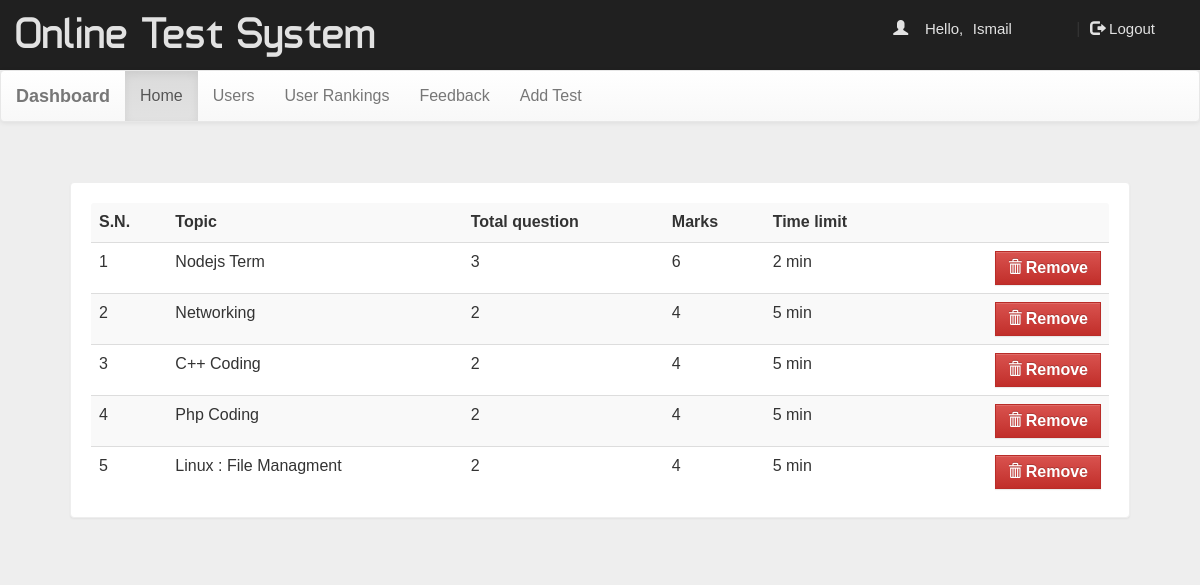
Screenshot of /dash.php (signed in) with the database file from the repository.
### tables this page shows
CREATE TABLE `quiz` (
  `eid` text NOT NULL,
  `title` varchar(100) NOT NULL,
  `sahi` int(11) NOT NULL,
  `wrong` int(11) NOT NULL,
  `total` int(11) NOT NULL,
  `time` bigint(20) NOT NULL,
  `intro` text NOT NULL,
  `tag` varchar(100) NOT NULL,
  `date` timestamp NOT NULL DEFAULT CURRENT_TIMESTAMP ON UPDATE CURRENT_TIMESTAMP
);

### dash.php (the view, shortened to what this page needs)
<!DOCTYPE html PUBLIC "-//W3C//DTD XHTML 1.0 Transitional//EN" "http://www.w3.org/TR/xhtml1/DTD/xhtml1-transitional.dtd">
<html xmlns="http://www.w3.org/1999/xhtml">
<head>
<link  rel="stylesheet" href="css/bootstrap.min.css"/>
 <link  rel="stylesheet" href="css/bootstrap-theme.min.css"/>
 <link rel="stylesheet" href="css/main.css">
 <link  rel="stylesheet" href="css/font.css">
</head>
<body  style="background:#eee;">
<div class="header">
<div class="row">
<div class="col-lg-6">
<span class="logo">Online Test System</span></div>
<?php
 include_once 'dbConnection.php';
  if(!(isset($_SESSION['email']))){
header("location:index.php");
}
else
{
$name = $_SESSION['name'];
echo '<span class="pull-right top title1" ><span class="log1"><span class="glyphicon glyphicon-user" aria-hidden="true"></span>&nbsp;&nbsp;&nbsp;&nbsp;Hello,</span> <a href="#" class="log log1">'.$name.'</a>&nbsp;|&nbsp;<a href="logout.php?q=account.php" class="log"><span class="glyphicon glyphicon-log-out" aria-hidden="true"></span>&nbsp;Logout</button></a></span>';
}?>
</div></div>
<nav class="navbar navbar-default title1">
  <div class="container-fluid">
    <div class="navbar-header">
      <a class="navbar-brand" href="dash.php?q=0"><b>Dashboard</b></a>
    </div>
    <div class="collapse navbar-collapse" id="bs-example-navbar-collapse-1">
      <ul class="nav navbar-nav">
        <li <?php if(@$_GET['q']==0) echo'class="active"'; ?>><a href="dash.php?q=0">Home<span class="sr-only">(current)</span></a></li>
        <li <?php if(@$_GET['q']==1) echo'class="active"'; ?>><a href="dash.php?q=1">Users</a></li>
		<li <?php if(@$_GET['q']==2) echo'class="active"'; ?>><a href="dash.php?q=2">User Rankings</a></li>
    <li <?php if(@$_GET['q']==3) echo'class="active"'; ?>><a href="dash.php?q=3">Feedback</a></li>
    <li <?php if(@$_GET['q']==4) echo'class="active"'; ?>><a href="dash.php?q=4">Add Test</a></li>
      </ul>
          </div>
  </div>
</nav>
<div class="container">
<div class="row">
<div class="col-md-12">
<?php if(@$_GET['q']==0) {
$result = mysqli_query($con,"SELECT * FROM quiz ORDER BY date DESC") or die('Error');
echo  '<div class="panel"><table class="table table-striped title1">
<tr><td><b>S.N.</b></td><td><b>Topic</b></td><td><b>Total question</b></td><td><b>Marks</b></td><td><b>Time limit</b></td><td></td></tr>';
$c=1;
while($row = mysqli_fetch_array($result)) {
	$title = $row['title'];
	$total = $row['total'];
	$sahi = $row['sahi'];
    $time = $row['time'];
	$eid = $row['eid'];
	echo '<tr><td>'.$c++.'</td><td>'.$title.'</td><td>'.$total.'</td><td>'.$sahi*$total.'</td><td>'.$time.'&nbsp;min</td>
	<td><b><a href="update.php?q=rmquiz&eid='.$eid.'" class="pull-right btn btn-danger" style="margin:0px; border-radius:0%;"><span class="glyphicon glyphicon-trash"  aria-hidden="true"></span>&nbsp;<span class="title1"><b>Remove</b></span></a></b></td></tr>';
}
echo '</table></div>';
}
?>
</div>
</div></div>
</body>
</html>

### css/main.css (style rules this page uses)
body { overflow-x: hidden; width: 100%; font: 15px "Century Gothic", "Times Roman", sans-serif; background: #eee; min-height: 550px; background-attachment: fixed; }
body { background-image: url(../image/hh.jpg); }
.panel { border-color: #eee; margin: 40px; padding: 20px; font: 15px "Century Gothic", "Times Roman", sans-serif; }
.header { background: #202020; height: 70px; }
.logo { font-family: "typo"; font-size: 45px; color: #e2e2e2; margin: 15px; }
.title1 { font: 16px "Century Gothic", "Times Roman", sans-serif; }
.top { margin-top: 20px; }
.log1 { font: 15px "Ubuntu", sans-serif; color: #e2e2e2; margin-left: 10px; }
.log { margin: 10px; margin-right: 60px; margin-left: 5px; color: #e2e2e2; text-decoration: none; font-size: 20px; font-size: 15px; }

### rows the page displays
quiz: title "Nodejs Term", total "3", $sahi*$total "6", time "2"
quiz: title "Networking", total "2", $sahi*$total "4", time "5"
quiz: title "C++ Coding", total "2", $sahi*$total "4", time "5"
quiz: title "Php Coding", total "2", $sahi*$total "4", time "5"
quiz: title "Linux : File Managment", total "2", $sahi*$total "4", time "5"

### other values shown
$name "Ismail"
